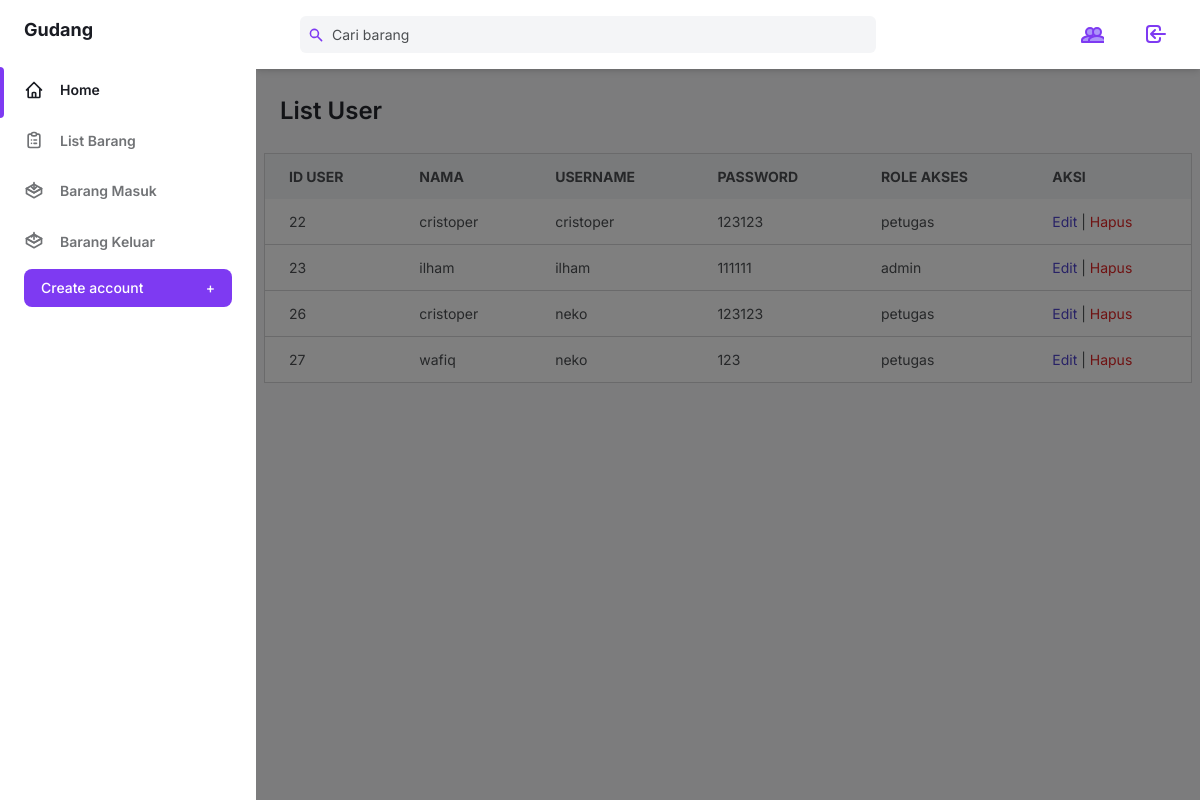
The app's page /user.php (signed in) with its own data.
### tables this page shows
CREATE TABLE `user` (
  `id_user` int(11) NOT NULL,
  `nama` varchar(100) NOT NULL,
  `password` varchar(50) NOT NULL,
  `username` varchar(50) NOT NULL,
  `role_id` int(4) NOT NULL
);

CREATE TABLE `role` (
  `id_role` int(4) NOT NULL,
  `nama` varchar(50) NOT NULL
);

### user.php (the view, shortened to what this page needs)
<?php
include("config.php");
$view = $connect->query("SELECT u.*,r.nama as nama_role FROM user as u INNER JOIN role as r ON u.role_id=r.id_role");
?>
<!DOCTYPE html>
<html :class="{ 'theme-dark': dark }" x-data="data()" lang="en">
  <head>
    <link rel="stylesheet" href="./assets/css/tailwind.output.css" />
    <link
      rel="stylesheet"
      href="https://cdnjs.cloudflare.com/ajax/libs/Chart.js/2.9.3/Chart.min.css"
    />
  </head>
  <body>
    <div
      class="flex h-screen bg-gray-50 dark:bg-gray-900"
      :class="{ 'overflow-hidden': isSideMenuOpen }"
    >
      <aside
        class="z-20 hidden w-64 overflow-y-auto bg-white dark:bg-gray-800 md:block flex-shrink-0"
      >
        <div class="py-4 text-gray-500 dark:text-gray-400">
          <a
            class="ml-6 text-lg font-bold text-gray-800 dark:text-gray-200"
            href="#"
          >
            Gudang
          </a>
          <ul class="mt-6">
            <li class="relative px-6 py-3">
              <span
                class="absolute inset-y-0 left-0 w-1 bg-purple-600 rounded-tr-lg rounded-br-lg"
                aria-hidden="true"
              ></span>
              <a
                class="inline-flex items-center w-full text-sm font-semibold text-gray-800 transition-colors duration-150 hover:text-gray-800 dark:hover:text-gray-200 dark:text-gray-100"
                href="index.php"
              >
                <svg
                  class="w-5 h-5"
                  aria-hidden="true"
                  fill="none"
                  stroke-linecap="round"
                  stroke-linejoin="round"
                  stroke-width="2"
                  viewBox="0 0 24 24"
                  stroke="currentColor"
                >
                  <path
                    d="M3 12l2-2m0 0l7-7 7 7M5 10v10a1 1 0 001 1h3m10-11l2 2m-2-2v10a1 1 0 01-1 1h-3m-6 0a1 1 0 001-1v-4a1 1 0 011-1h2a1 1 0 011 1v4a1 1 0 001 1m-6 0h6"
                  ></path>
                </svg>
                <span class="ml-4">Home</span>
              </a>
            </li>
          </ul>
          <ul>
            <li class="relative px-6 py-3">
              <a
                class="inline-flex items-center w-full text-sm font-semibold transition-colors duration-150 hover:text-gray-800 dark:hover:text-gray-200"
                href="tambah_barang.php"
              >
                <span class="ml-4">List Barang</span>
              </a>
            </li>
            <li class="relative px-6 py-3">
              <a
                class="inline-flex items-center w-full text-sm font-semibold transition-colors duration-150 hover:text-gray-800 dark:hover:text-gray-200"
                href="barang_masuk.php"
              >
                <span class="ml-4">Barang Masuk</span>
              </a>
            </li>
            <li class="relative px-6 py-3">
              <a
                class="inline-flex items-center w-full text-sm font-semibold transition-colors duration-150 hover:text-gray-800 dark:hover:text-gray-200"
                href="barang_keluar.php"
              >
                <span class="ml-4">Barang Keluar</span>
              </a>
            </li>
          <div class="px-6 my-5">
            <a href="pages/user_add.php">
            <button
              class="flex items-center justify-between w-full px-4 py-2 text-sm font-medium leading-5 text-white transition-colors duration-150 bg-purple-600 border border-transparent rounded-lg active:bg-purple-600 hover:bg-purple-700 focus:outline-none focus:shadow-outline-purple"
            >
              Create account
              <span class="ml-2" aria-hidden="true">+</span>
            </button>
            </a>
          </div>
          </ul>
        </div>
      </aside>
      <div
        x-show="isSideMenuOpen"
        x-transition:enter="transition ease-in-out duration-150"
        x-transition:enter-start="opacity-0"
        x-transition:enter-end="opacity-100"
        x-transition:leave="transition ease-in-out duration-150"
        x-transition:leave-start="opacity-100"
        x-transition:leave-end="opacity-0"
        class="fixed inset-0 z-10 flex items-end bg-black bg-opacity-50 sm:items-center sm:justify-center"
      ></div>
      <div class="flex flex-col flex-1 w-full">
        <header class="z-10 py-4 bg-white shadow-md dark:bg-gray-800">
          <div
            class="container flex items-center justify-between h-full px-6 mx-auto text-purple-600 dark:text-purple-300"
          >
            <div class="flex justify-center flex-1 lg:mr-32">
              <div class="relative w-full max-w-xl mr-6 focus-within:text-purple-500">
                <div class="absolute inset-y-0 flex items-center pl-2">
                  <svg
                    class="w-4 h-4"
                    aria-hidden="true"
                    fill="currentColor"
                    viewBox="0 0 20 20"
                  >
                    <path
                      fill-rule="evenodd"
                      d="M8 4a4 4 0 100 8 4 4 0 000-8zM2 8a6 6 0 1110.89 3.476l4.817 4.817a1 1 0 01-1.414 1.414l-4.816-4.816A6 6 0 012 8z"
                      clip-rule="evenodd"
                    ></path>
                  </svg>
                </div>
                <input
                  class="w-full pl-8 pr-2 text-sm text-gray-700 placeholder-gray-600 bg-gray-100 border-0 rounded-md dark:placeholder-gray-500 dark:focus:shadow-outline-gray dark:focus:placeholder-gray-600 dark:bg-gray-700 dark:text-gray-200 focus:placeholder-gray-500 focus:bg-white focus:border-purple-300 focus:outline-none focus:shadow-outline-purple form-input"
                  type="text"
                  placeholder="Cari barang"
                  aria-label="Search"
                  id="cariBarang"
                />
              </div>
            </div>
            <ul class="flex items-center flex-shrink-0 space-x-6">
              <li class="flex">
                <button>
                      <a
                        class="inline-flex items-center w-full px-2 py-1 text-sm font-semibold transition-colors duration-150 rounded-md hover:bg-gray-100 hover:text-gray-800 dark:hover:bg-gray-800 dark:hover:text-gray-200"
                        href="user.php"
                      >
                      </a>
                  </button>
                </li>
              <li class="flex">
                <button>
                      <a
                        class="inline-flex items-center w-full px-2 py-1 text-sm font-semibold transition-colors duration-150 rounded-md hover:bg-gray-100 hover:text-gray-800 dark:hover:bg-gray-800 dark:hover:text-gray-200"
                        href="logout.php"
                      >
                        <svg
                          class="w-6 h-6"
                          aria-hidden="true"
                          fill="none"
                          stroke-linecap="round"
                          stroke-linejoin="round"
                          stroke-width="2"
                          viewBox="0 0 24 24"
                          stroke="currentColor"
                        >
                          <path
                            d="M11 16l-4-4m0 0l4-4m-4 4h14m-5 4v1a3 3 0 01-3 3H6a3 3 0 01-3-3V7a3 3 0 013-3h7a3 3 0 013 3v1"
                          ></path>
                        </svg>
                      </a>
                  </button>
                </li>
            </ul>
          </div>
        </header>
        <main class="h-full overflow-y-auto">
          <div class="container px-6 mx-auto grid">
            <h2
              class="my-6 text-2xl font-semibold text-gray-700 dark:text-gray-200"
            >
              List User
            </h2>
              </div>
               <div class="container mx-auto px-2 w-full">
                    <div class="content-container w-full">
                         <div class="overflow-x-auto w-full">
                              <table class="min-w-full w-full bg-white border border-gray-200 dark:bg-gray-800 dark:border-gray-700">
                                   <thead>
                                        <tr class="bg-gray-100 text-gray-600 uppercase text-sm leading-normal dark:bg-gray-700 dark:text-gray-400">
                                          <th class="py-3 px-6 text-left">ID User</th>
                                          <th class="py-3 px-6 text-left">Nama</th>
                                          <th class="py-3 px-6 text-left">Username</th>
                                          <th class="py-3 px-6 text-left">Password</th>
                                          <th class="py-3 px-6 text-left">Role Akses</th>
                                          <th class="py-3 px-6 text-left">Aksi</th>
                                        </tr>
                                   </thead>
                                   <tbody class="text-gray-600 text-sm font-light dark:text-gray-300">
                                        <?php
                                        while ($row = $view->fetch_array()) { ?>
                                          <tr class="border-b border-gray-200 hover:bg-gray-100 dark:border-gray-700 dark:hover:bg-gray-600 table-row-hover user-row">
                                             <td class="py-3 px-6 text-left"><?= $row['id_user'] ?></td>
                                             <td class="py-3 px-6 text-left user-name"><?= $row['nama'] ?></td>
                                             <td class="py-3 px-6 text-left"><?= $row['username'] ?></td>
                                             <td class="py-3 px-6 text-left"><?= $row['password'] ?></td>
                                             <td class="py-3 px-6 text-left"><?= $row['nama_role'] ?></td>
                                             <td class="py-3 px-6 text-left">
                                                  <a href="pages/user_edit.php?id=<?= $row['id_user'] ?>" style="color: #5145cd;" class="hover:text-blue-900 dark:text-blue-400 dark:hover:text-blue-300">Edit</a> |
                                                  <a href="user_hapus.php?id=<?= $row['id_user'] ?>" style="color: #e02424;" class="hover:text-red-900 dark:text-red-400 dark:hover:text-red-300">Hapus</a>
                                             </td>
                                          </tr>
                                        <?php
                                        } ?>
                                   </tbody>
                              </table>
                         </div>
                    </div>
               </div>
          </div>
     </div>
  </body>
</html>

### records on screen
user: id_user "22", nama "cristoper", username "cristoper", password "123123", role.nama "petugas"
user: id_user "23", nama "ilham", username "ilham", password "111111", role.nama "admin"
user: id_user "26", nama "cristoper", username "neko", password "123123", role.nama "petugas"
user: id_user "27", nama "wafiq", username "neko", password "123", role.nama "petugas"
